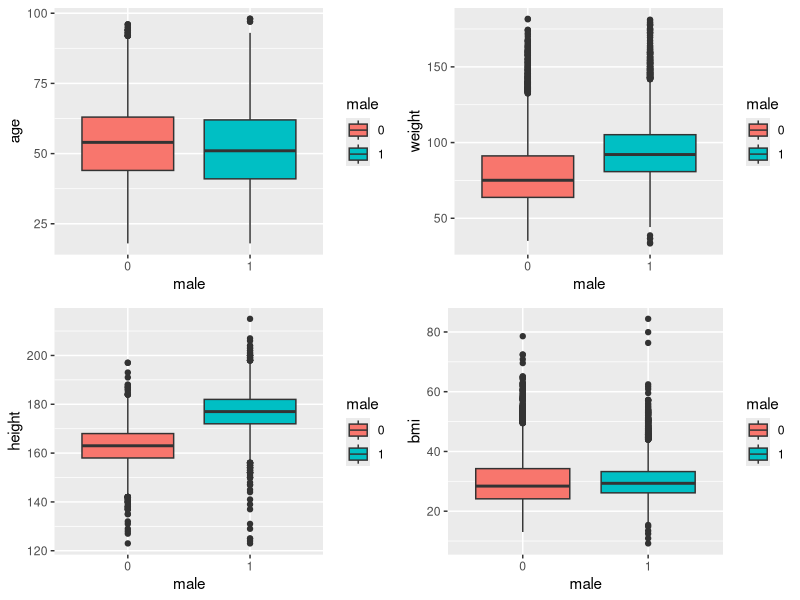
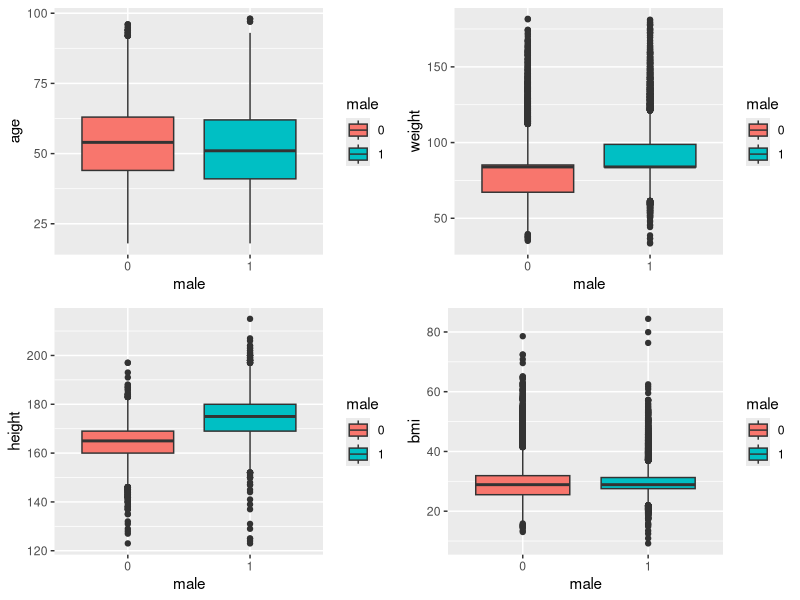
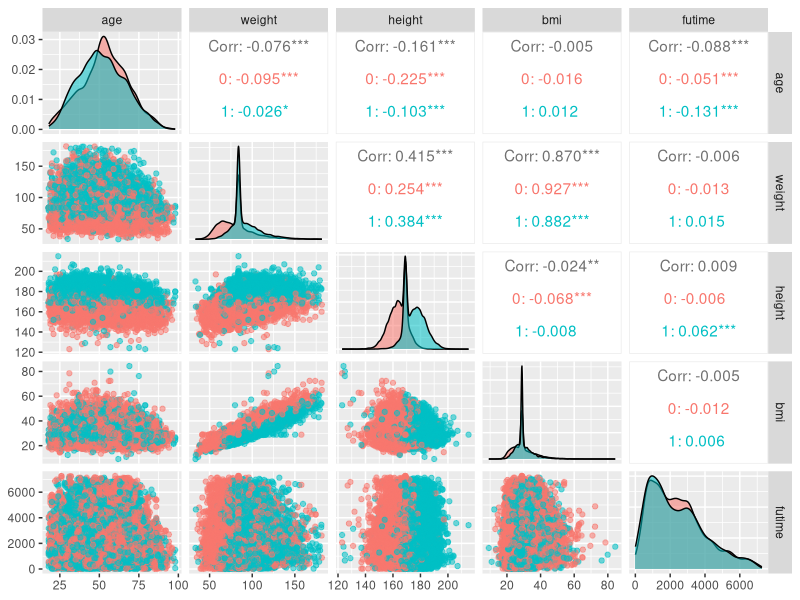
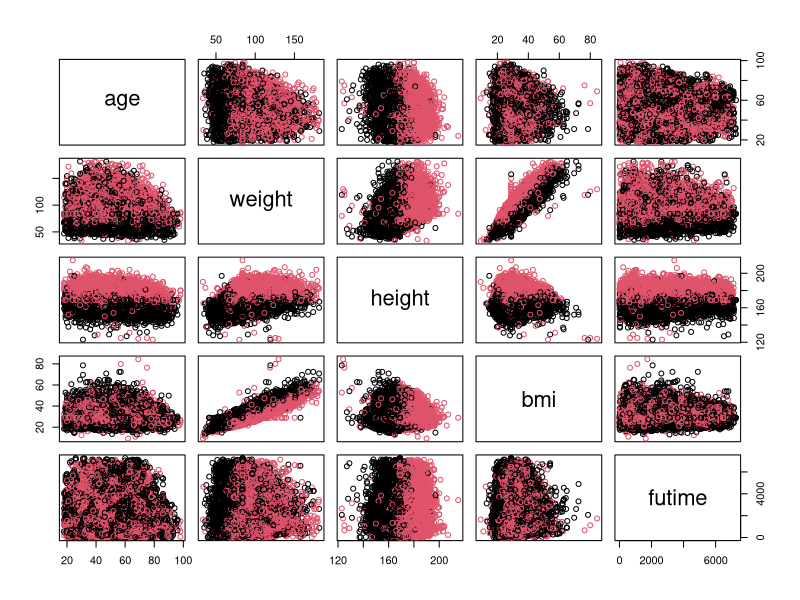

Source code (R) for these figures, in order:
options(digits = 7)
######## analisis descriptivo de datos
library(survival)
data(nafld)
datos = nafld1

head(datos)
dim(datos)
str(datos)
summary(datos)
# nos quedamos con las columnas deseadas, quitamos los id's y los case.id's
datos = datos[, -c(1, 7)]
# pasamos a tipo factor a las variables male y status
datos$male = as.factor(datos$male)
datos$status = as.factor(datos$status)
# tuplas que no tienen valores nulos 12588
dim(datos[complete.cases(datos), ])
# tenemos 17549 - 12588 =  4961 tuplas con valores nulos
# representan el 4961*100/17549 28.2% del total de tuplas

# dividimos las tuplas por la variable male e imputamos los valores faltantes
# utlizando la media muestral
library(ggplot2)
library(cowplot) # para poner graficas a lado de otras
# boxplots antes de imputar datos
box1 = ggplot(datos, aes(x=male, y=age, fill = male)) +
    geom_boxplot()
box2 = ggplot(datos, aes(x=male, y=weight, fill = male)) +
    geom_boxplot()
box3 = ggplot(datos, aes(x=male, y=height, fill = male)) +
    geom_boxplot()
box4 = ggplot(datos, aes(x=male, y=bmi, fill = male)) +
    geom_boxplot()
plot_grid(box1, box2, box3, box4)

# imputamos valores faltantes por grupo de mujeres y de hombres
for(i in c(3,4,5)){
    # extraemos los grupos
    datosGenero0 = datos[datos$male == 0, i]
    datosGenero1 = datos[datos$male == 1, i]
    # imputamos los datos segun al grupo que pertenezcan
    #  primero lo hacemos para el grupo de mujeres 0
    datosGenero0[is.na(datosGenero0)] = median(datos[, i], na.rm = T)
    datos[datos$male == 0, i] = datosGenero0
    #  ahora para el grupo de hombres
    datosGenero1[is.na(datosGenero1)] = median(datos[, i], na.rm = T)
    datos[datos$male == 1, i] = datosGenero1
}
# ahora ya no tenemos valores nulos
summary(datos)

# boxplots despues de imputar datos
box1I = ggplot(datos, aes(x=male, y=age, fill = male)) +
    geom_boxplot()
box2I = ggplot(datos, aes(x=male, y=weight, fill = male)) +
    geom_boxplot()
box3I = ggplot(datos, aes(x=male, y=height, fill = male)) +
    geom_boxplot()
box4I = ggplot(datos, aes(x=male, y=bmi, fill = male)) +
    geom_boxplot()
plot_grid(box1I, box2I, box3I, box4I)
# no podemos quitar outliers porque se puede dar el caso de tener
# personas muy obesas o muy altas y viceversa. Ademas para el bmi tampoco
# podemos omitir nada mas.

# graficos de dispersion 
library(GGally)
ggpairs(datos,
        columns = c(1,3,4,5,6), 
        aes(color = male, 
            alpha = 0.5))
# graficos de dispersion dos a dos
pairs(datos[, -c(2,7)], col = datos$male)
